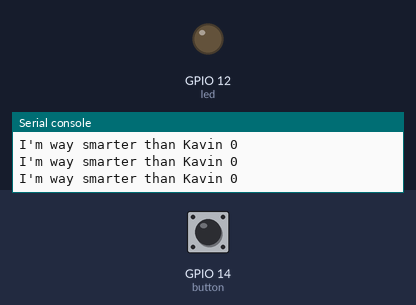
This program was run on a simulated ESP32 board running MicroPython. On the bench: output pins drawn as LEDs (lit = HIGH), the last lines printed to the serial console. The inputs (shaded band) are chosen by the test bench; at power-on: GPIO 14 (button) HIGH.

Above: at 1.2 s.
1.3 s: GPIO 14 (button) pulled LOW for 0.15 s
At 1.37 s:
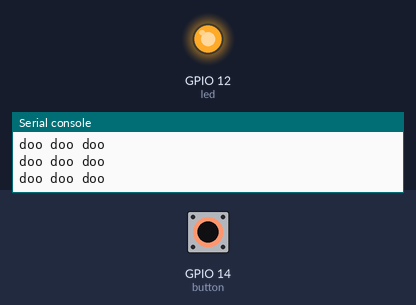
2.9 s: GPIO 14 (button) pulled LOW for 3.2 s
At 7.4 s:
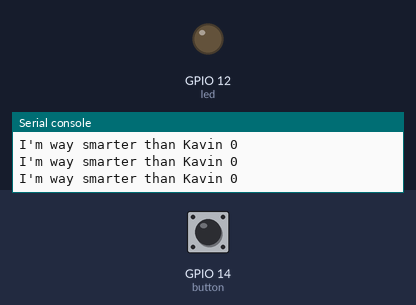
Timing chart, 0 to 8.9 s (numbered marks = the images above; inputs shaded):
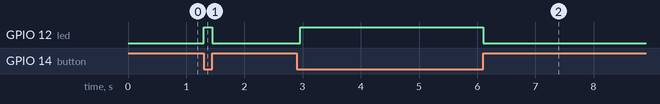

The program:

blink_Rebecca_Kavin.py
```python
# This file is executed on every boot (including wake-boot from deepsleep)
#import esp
#esp.osdebug(None)
#import webrepl
#webrepl.start()

from time import sleep_ms
from machine import Pin
import utime
i = 0

#led = Pin(2, Pin.OUT)
#while i<10:
#    led.value(1)
#    sleep_ms(200)
#    led.value(0)
#    sleep_ms(200)
#    i+=1
#    print(f"I'm smarter than Kavin {i}")

led = Pin(12, Pin.OUT)
button = Pin(14, Pin.IN, Pin.PULL_UP)
i=0
while i==0:
    if button.value()==0:
        led.value(1)
        #i+=1
        print(f"doo doo doo")
    else:
        led.value(0)
        utime.sleep(0.1)
        #i+=1
        print(f"I'm way smarter than Kavin {i}")


#while i<20:
#    led.value(1)
#    sleep_ms(200)
#    led.value(0)
#    sleep_ms(200)
#    i+=1
#    print(f"I'm way smarter than Kavin {i}")


    
```

Measured:
- after the input at 1.3 s, GPIO 12 (led): LOW → HIGH at once, → LOW 0.14 s later
- after the input at 2.9 s, GPIO 12 (led): LOW → HIGH after 0.06 s, → LOW 3.1 s later
